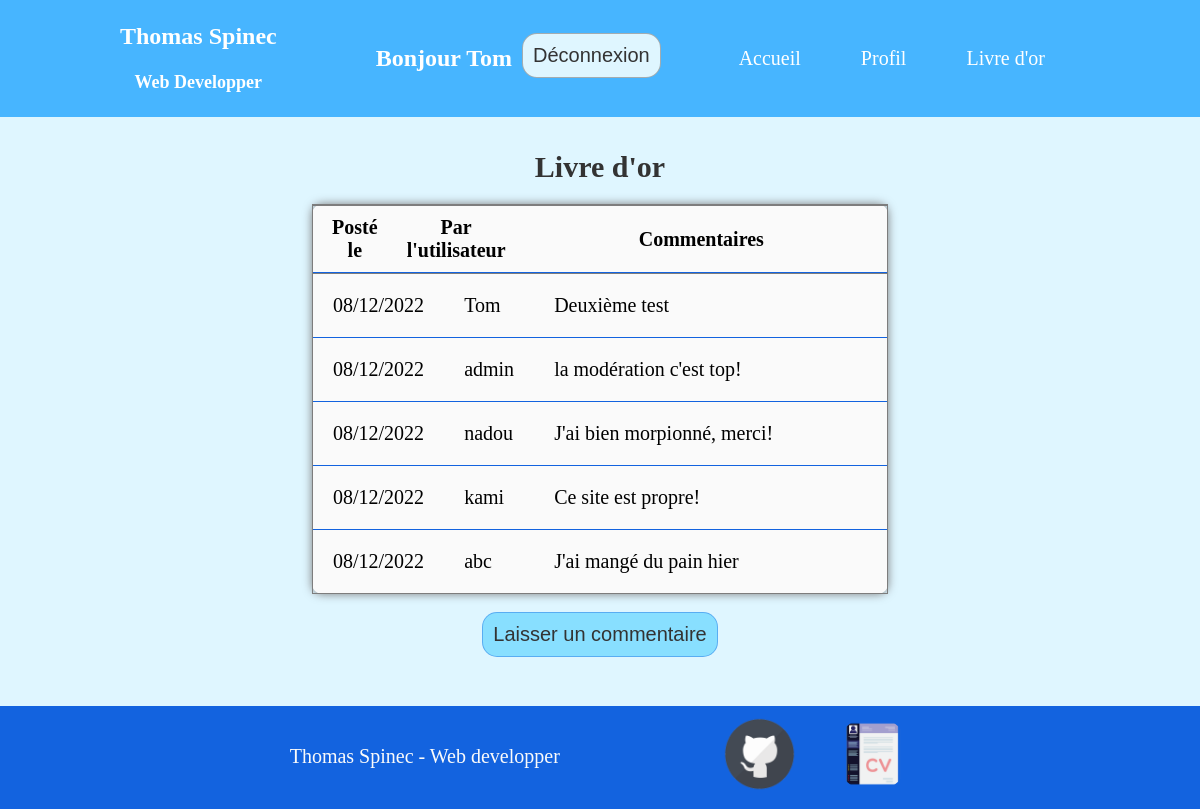
Screenshot of /livre-or.php (signed in) with the database file from the repository.
### tables this page shows
CREATE TABLE `commentaires` (
  `id` int(11) NOT NULL,
  `commentaire` text NOT NULL,
  `id_utilisateur` int(11) NOT NULL,
  `date` datetime NOT NULL
);

CREATE TABLE `utilisateurs` (
  `id` int(11) NOT NULL,
  `login` varchar(255) NOT NULL,
  `password` varchar(255) NOT NULL
);

### livre-or.php (the view, shortened to what this page needs)
    <?php
        include 'header.php';
        include 'connect.php';
    ?>
    <main>
        <?php
            $requete = "SELECT commentaires.id, commentaires.commentaire, DATE_FORMAT(commentaires.date, '%d/%m/%Y') as date, utilisateurs.login FROM commentaires INNER JOIN utilisateurs ON commentaires.id_utilisateur = utilisateurs.id ORDER BY id DESC";
            $exec_requete = $connect -> query($requete);
        ?>
        <div class="container">
            <h1>Livre d'or</h1>
            <table class="commentaires">
                <thead>
                    <tr>
                        <th class="date">Posté le</th>
                        <th class="user">Par l'utilisateur</th>
                        <th class="comm">Commentaires</th>
                    </tr>
                </thead>
                <tbody>
                    <?php
                        while ($reponse = mysqli_fetch_assoc($exec_requete)){
                            echo "<tr>";
                            echo "<td class='date'>".$reponse['date']."</td>";
                            echo "<td class='user'>".$reponse['login']."</td>";
                            echo "<td class='comm'>".$reponse['commentaire']."</td>";
                            echo "</tr>";
                        }
                    ?>
                </tbody>
            </table>
            <?php
                if (isset($_SESSION['loginOK'])){
                    if ($_SESSION['loginOK']){
            ?>
            <br>
                <div class="center">
                    <a href='commentaire.php'><button>Laisser un commentaire</button></a>
                </div>
            <?php
                    }
                }
            ?>
        </div>
    </main>
    <?php
        include 'footer.php';
    ?>
</body>
</html>

### site.css (style rules this page uses)
body { background-color: #dff6ff; margin: 0; padding: 0; }
a { text-decoration: none; cursor: pointer; }
h1 { font-size: 30px; font-weight: bold; text-align: center; color: #333; }
.container { width: 80%; margin: auto; padding: auto; }
main { margin-top: 150px; min-height: 65vh; margin-bottom: 3%; }
main button { background-color: #88dfff; border: 1px solid #1363df66; border-radius: 15px; color: #333; font-size: 20px; padding: 10px; margin-bottom: 5px; margin-right: 10px; margin-left: 10px; transition: 0.5s; cursor: pointer; }
.center { display: flex; flex-direction: column; justify-content: center; align-items: center; }
table, th, td { padding: 10px; border: 1px solid #7d7d7d; border-collapse: collapse; font-size: 20px; border-radius: 10px; }
table { margin: auto; margin-top: 20px; margin-bottom: 20px; }
.commentaires tbody, .commentaires thead { display: block; }
.commentaires tbody { height: 40vh; overflow-y: auto; overflow-x: hidden; }
.commentaires { width: 60%; margin: auto; border: 1px solid #7d7d7d; background-color: #fafafa; box-shadow: 0 0 10px #7d7d7d; }
.commentaires th { border-bottom: #1363df; border-bottom-style: solid; border-bottom-width: 1.5px; border-left: none; border-right: none; }
.commentaires td { padding: 20px; border-bottom: #1363df; border-bottom-style: solid; border-bottom-width: 1px; border-left: none; border-right: none; }
.date { width: 15%; }
.user { width: 15%; }
.comm { width: 70%; }

### rows the page displays
commentaires: date "08/12/2022", id_utilisateur.login "Tom", commentaire "Deuxième test"
commentaires: date "08/12/2022", id_utilisateur.login "admin", commentaire "la modération c'est top!"
commentaires: date "08/12/2022", id_utilisateur.login "nadou", commentaire "J'ai bien morpionné, merci!"
commentaires: date "08/12/2022", id_utilisateur.login "kami", commentaire "Ce site est propre!"
commentaires: date "08/12/2022", id_utilisateur.login "abc", commentaire "J'ai mangé du pain hier"

### other values shown
$user "Tom"
